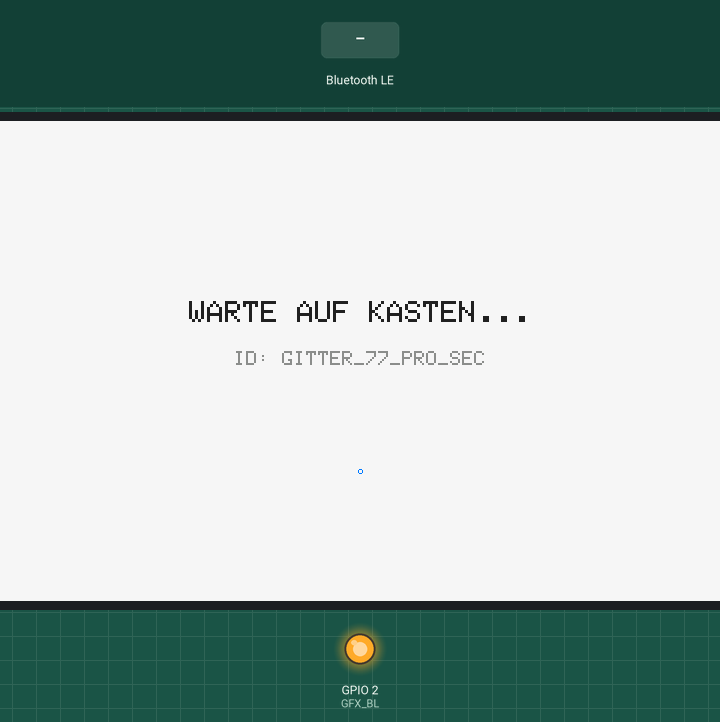
Bench run of a sketch on a simulated ESP32. On the bench: 800×480 colour display, output pins drawn as LEDs (lit = HIGH). Inputs (shaded band) come from the test bench. Nothing arrives over Bluetooth unless stated; a phone connects over Bluetooth LE 3 s after start.

Above: at 1.3 s.
1.4 s: Bluetooth LE write "GITTER_77_PRO_SEC" received
4.4 s: Bluetooth LE write "BOX|STOP" received
At 7.1 s:
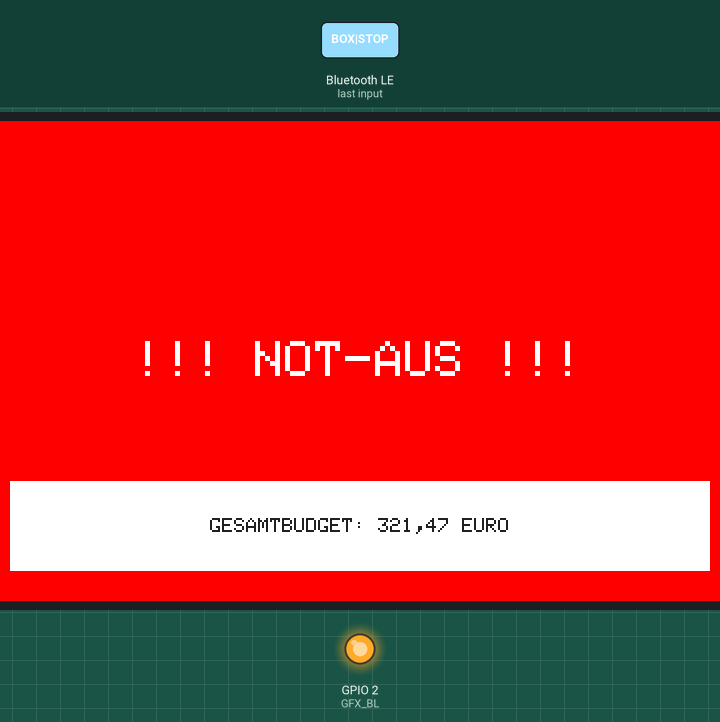
7.4 s: Bluetooth LE write "BOX|RES" received
At 7.99 s:
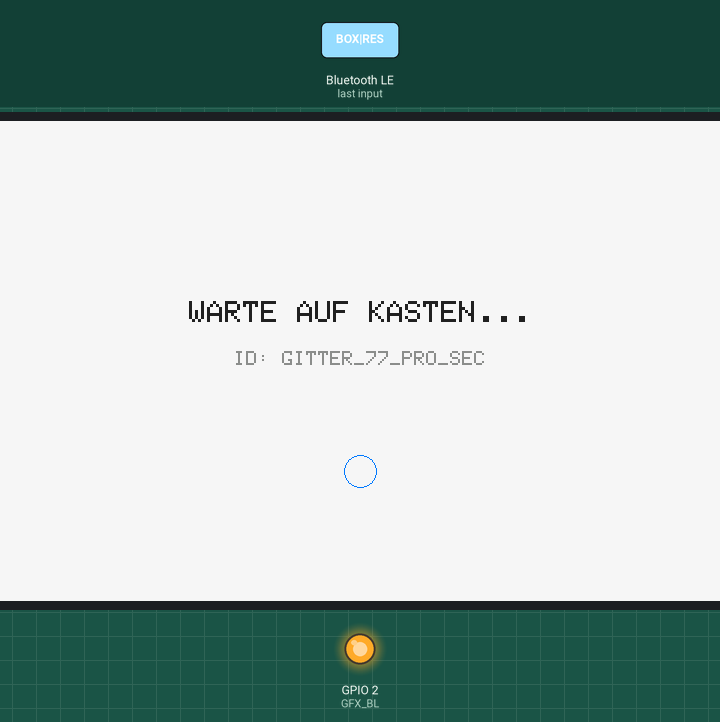
10.4 s: Bluetooth LE write "GITTER_77_PRO_SEC" received
At 12.9 s:
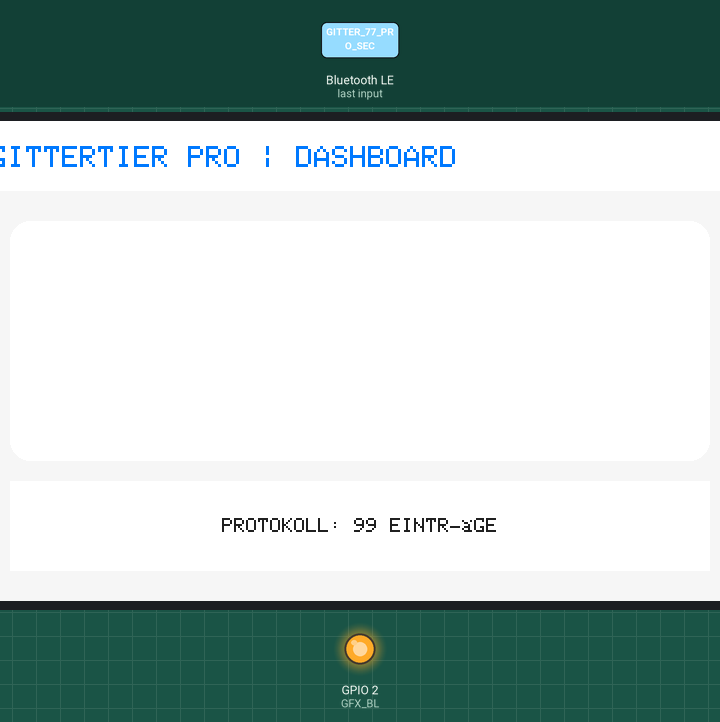
13.4 s: Bluetooth LE write "BOX|RES" received
At 13.99 s:
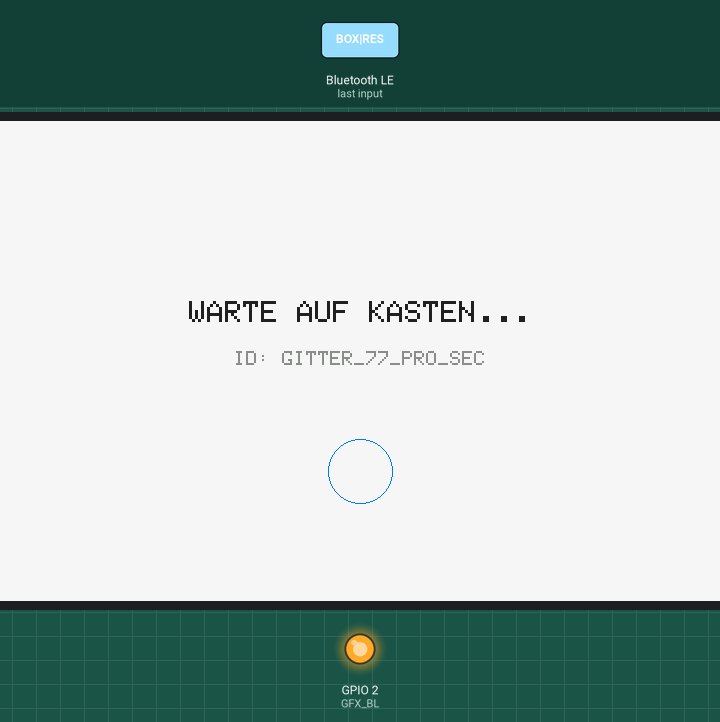
15.7 s: Bluetooth LE write "GITTER_77_PRO_SEC" received
At 17.7 s:
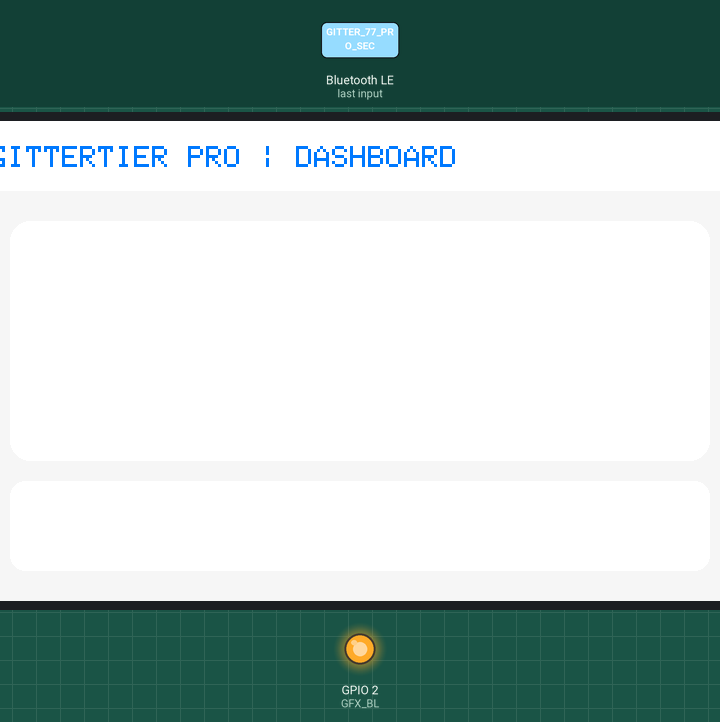
Timing chart, 0 to 19.2 s (numbered marks = the images above; inputs shaded):
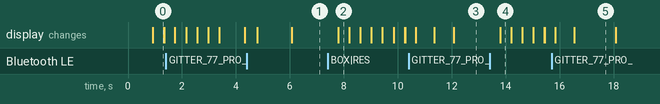

Measured:
- after the input at 4.4 s, the display: first changes after 0.39 s (image 1 shows a later state)
- after the input at 7.4 s, the display: changes after 0.39 s (image 2)
- after the input at 13.4 s, the display: changes after 0.39 s (image 4)
- what the display in image 5 shows lasts 1.6 s, from 16.5 s to 18.1 s

The sketch:

Display.ino
```cpp
#include <Arduino_GFX_Library.h>
#include <ArduinoBLE.h>

#define GFX_BL 2
// 24-Parameter Konstruktor für volle Kompatibilität
Arduino_ESP32RGBPanel *bus = new Arduino_ESP32RGBPanel(
    GFX_NOT_DEFINED, GFX_NOT_DEFINED, GFX_NOT_DEFINED,
    40, 41, 39, 42, 45, 48, 47, 21, 14, 5, 6, 7, 15, 16, 4, 8, 3, 46, 9, 1, false
);
Arduino_RPi_DPI_RGBPanel *gfx = new Arduino_RPi_DPI_RGBPanel(bus, 800, 0, 8, 4, 8, 480, 0, 8, 4, 8, 1, 16000000, true);

// Design System
#define C_GITTER_BG 0xF7BE
#define C_WHITE     0xFFFF
#define C_BLUE      0x03DF
#define C_TEXT      0x2104
#define C_ALARM     0xF800

struct UIRegion { int x, y, w, h; String last; };
UIRegion regMain = {50, 100, 700, 240, ""};
UIRegion regInfo = {50, 360, 700, 90, ""};

// Echte Projektdaten
String facts[] = {
  "ZEITAUFWAND: 208:26:19 STUNDEN",
  "GESAMTBUDGET: 321,47 EURO",
  "PROTOKOLL: 99 EINTRÄGE",
  "HISTORY: SYLVAN GOLDMAN (1937)",
  "MODEL: KLAPPSTUHL-BASIS"
};

bool authenticated = false;
int factIdx = 0;

BLEService gService("19b10000-e8f2-537e-4f6c-d104768a1214");
BLEStringCharacteristic rxChar("19b10001-e8f2-537e-4f6c-d104768a1214", BLERead | BLEWrite, 512);

void setup() {
  pinMode(GFX_BL, OUTPUT); digitalWrite(GFX_BL, HIGH);
  gfx->begin();
  if (!BLE.begin()) while(1);

  BLE.setLocalName("Gittertier Pro");
  BLE.setAdvertisedService(gService);
  gService.addCharacteristic(rxChar);
  BLE.addService(gService);
  BLE.advertise();
}

void loop() {
  BLE.poll();

  // Watchdog: Bei Verbindungsverlust Reset
  if (authenticated && !BLE.central().connected()) {
    authenticated = false;
    gfx->fillScreen(C_GITTER_BG); // Auto-Restart UI
  }

  if (rxChar.written()) {
    String val = rxChar.value();
    if (val == "GITTER_77_PRO_SEC") {
      authenticated = true;
      drawStaticUI();
    }
    handleCommands(val);
  }

  if (!authenticated) {
    drawSearchUI();
  } else {
    updateDashboard();
  }
}

void handleCommands(String c) {
  if (c == "BOX|STOP") {
    gfx->fillScreen(C_ALARM);
    drawCentered(220, "!!! NOT-AUS !!!", 5, C_WHITE);
  } else if (c == "BOX|RES") {
    authenticated = false; // Triggered Re-Auth
  }
}

void drawStaticUI() {
  gfx->fillScreen(C_GITTER_BG);
  gfx->fillRect(0, 0, 800, 70, C_WHITE);
  gfx->fillRoundRect(50, 100, 700, 240, 20, C_WHITE);
  gfx->fillRoundRect(50, 360, 700, 90, 15, C_WHITE);
  drawText(30, 25, "GITTERTIER PRO | DASHBOARD", 3, C_BLUE);
}

void updateDashboard() {
  static unsigned long lastF = 0;
  if (millis() - lastF > 6000) {
    factIdx = (factIdx + 1) % 5;
    lastF = millis();
  }
  smartUpdate(regInfo, facts[factIdx], 2, C_TEXT, C_WHITE, true);
  smartUpdate(regMain, "SYSTEM ONLINE\nHARDWARE VERIFIZIERT", 3, C_BLUE, C_WHITE, true);
}

void drawSearchUI() {
  static int a = 0;
  gfx->fillScreen(C_GITTER_BG);
  drawCentered(180, "WARTE AUF KASTEN...", 3, C_TEXT);
  drawCentered(230, "ID: GITTER_77_PRO_SEC", 2, 0x8C71);
  // Animierter Circle
  gfx->drawCircle(400, 350, (a%100), C_BLUE);
  a+=2;
  delay(20);
}

void smartUpdate(UIRegion &r, String n, int s, uint16_t c, uint16_t bg, bool cent) {
  if (r.last == n) return;
  gfx->fillRect(r.x, r.y, r.w, r.h, bg);
  gfx->setTextSize(s); gfx->setTextColor(c);
  if (cent) {
    int tw = n.length() * s * 6;
    gfx->setCursor(r.x + (r.w - tw)/2, r.y + r.h/2 - 8);
  } else {
    gfx->setCursor(r.x + 15, r.y + 15);
  }
  gfx->print(n);
  r.last = n;
}

void drawCentered(int y, String t, int s, uint16_t c) {
  gfx->setTextSize(s); gfx->setTextColor(c);
  gfx->setCursor(400 - (t.length()*s*3), y);
  gfx->print(t);
}

void drawText(int x, int y, String t, int s, uint16_t c) {
  gfx->setTextSize(s); gfx->setTextColor(c);
  gfx->setCursor(x, y); gfx->print(t);
}
```
